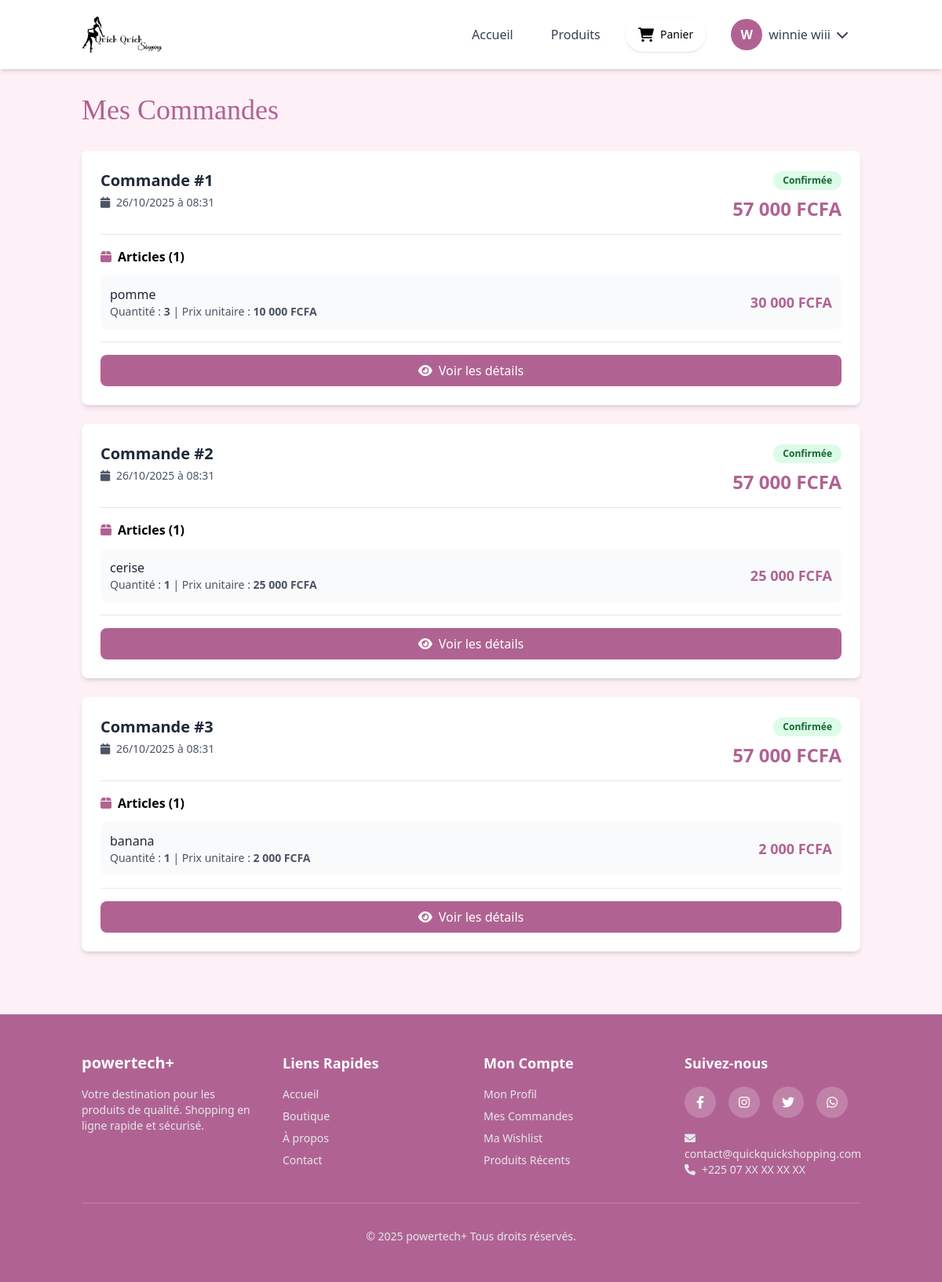
/orders.php (signed in), run on the app's committed database.
### tables this page shows
CREATE TABLE `users` (
  `id` int(11) NOT NULL,
  `name` varchar(100) NOT NULL,
  `email` varchar(100) NOT NULL,
  `password` varchar(255) NOT NULL,
  `role` enum('admin','seller','customer') NOT NULL DEFAULT 'customer',
  `phone` varchar(20) DEFAULT NULL,
  `address` text DEFAULT NULL,
  `status` enum('active','pending','suspended','rejected') DEFAULT 'active',
  `total_sales` decimal(12,2) DEFAULT 0.00,
  `created_at` timestamp NOT NULL DEFAULT current_timestamp(),
  `updated_at` timestamp NOT NULL DEFAULT current_timestamp() ON UPDATE current_timestamp()
);

CREATE TABLE `order_items` (
  `id` int(11) NOT NULL,
  `order_id` int(11) NOT NULL,
  `product_id` int(11) NOT NULL,
  `quantity` int(11) NOT NULL,
  `price` decimal(10,2) NOT NULL,
  `created_at` timestamp NOT NULL DEFAULT current_timestamp()
);

CREATE TABLE `products` (
  `id` int(11) NOT NULL,
  `name` varchar(200) NOT NULL,
  `description` text DEFAULT NULL,
  `price` decimal(10,2) NOT NULL,
  `image` varchar(255) DEFAULT NULL,
  `category_id` int(11) NOT NULL,
  `reference` varchar(100) DEFAULT NULL,
  `seller_id` int(11) NOT NULL,
  `stock_quantity` int(11) DEFAULT 0,
  `status` enum('active','pending','sold_out','deleted') DEFAULT 'pending',
  `created_at` timestamp NOT NULL DEFAULT current_timestamp(),
  `updated_at` timestamp NOT NULL DEFAULT current_timestamp() ON UPDATE current_timestamp()
);

CREATE TABLE `orders` (
  `id` int(11) NOT NULL,
  `customer_id` int(11) NOT NULL,
  `total_amount` decimal(10,2) NOT NULL,
  `status` enum('pending','confirmed','shipped','delivered','cancelled') DEFAULT 'pending',
  `payment_method` varchar(50) DEFAULT NULL,
  `payment_status` enum('pending','paid','failed','refunded') DEFAULT 'pending',
  `shipping_address` text DEFAULT NULL,
  `tracking_number` varchar(100) DEFAULT NULL,
  `created_at` timestamp NOT NULL DEFAULT current_timestamp(),
  `updated_at` timestamp NOT NULL DEFAULT current_timestamp() ON UPDATE current_timestamp()
);

### orders.php (the view, shortened to what this page needs)
<?php
include 'config/db.php';
$stmt = $bdd->prepare("
    SELECT o.*, oi.*, p.name as produit_nom
    FROM orders o
    LEFT JOIN order_items oi ON o.id = oi.order_id
    LEFT JOIN products p ON oi.product_id = p.id
    WHERE o.customer_id = ?
    ORDER BY o.created_at DESC
");
$stmt->execute([$_SESSION['user_id']]);
$commandes_data = $stmt->fetchAll(PDO::FETCH_ASSOC);
$commandes = [];
foreach ($commandes_data as $row) {
    $id = $row['id'];
    if (!isset($commandes[$id])) {
        $commandes[$id] = [
            'order_id' => $row['id'],
            'total' => $row['total_amount'],
            'status' => $row['status'],
            'date_commande' => $row['created_at'],
            'payment_status' => $row['payment_status'],
            'shipping_address' => $row['shipping_address'],
            'items' => []
        ];
    }
    if (!empty($row['produit_nom'])) {
        $commandes[$id]['items'][] = [
            'nom' => $row['produit_nom'],
            'quantite' => $row['quantity'],
            'prix' => $row['price']
        ];
    }
}
$stmt = $bdd->prepare("SELECT * FROM users WHERE id = ?");
$stmt->execute([$_SESSION['user_id']]);
$user = $stmt->fetch(PDO::FETCH_ASSOC);
?>
<!DOCTYPE html>
<html lang="fr">
<head>
    <script src="https://cdn.tailwindcss.com"></script>
    <link href="https://cdnjs.cloudflare.com/ajax/libs/font-awesome/6.0.0/css/all.min.css" rel="stylesheet">
</head>
<body class="bg-[#fdf1f7] min-h-screen">
    <header class="bg-white shadow-md sticky top-0 z-50">
        <div class="container mx-auto px-4 py-4">
            <div class="flex items-center justify-between">
                <a href="index.php" class="flex items-center space-x-2">
                    <img src="images/logo.png" alt="Logo" class="h-12">
                </a>
                <div class="flex items-center space-x-4">
                    <a href="index.php" class="px-4 py-2 text-gray-700 hover:text-[#b06393] transition">Accueil</a>
                    <a href="products_simple.php" class="px-4 py-2 text-gray-700 hover:text-[#b06393] transition">Produits</a>
                    <a href="cart.php" class="relative inline-flex items-center bg-orrose text-blanc px-4 py-2 rounded-full text-sm font-medium shadow hover:bg-nude hover:text-noir transition">
                        <i class="fas fa-shopping-cart mr-2 text-lg"></i>Panier
                    </a>
                    <div class="relative group">
                        <button class="flex items-center space-x-2 px-4 py-2 text-gray-700 hover:text-[#b06393] transition">
                            <div class="w-10 h-10 rounded-full bg-[#b06393] text-white flex items-center justify-center font-semibold">
                                <?= strtoupper(substr($user['name'], 0, 1)) ?>
                            </div>
                            <span class="hidden md:block"><?= htmlspecialchars($user['name']) ?></span>
                            <i class="fas fa-chevron-down"></i>
                        </button>
                    </div>
                </div>
            </div>
        </div>
    </header>
    <div class="container mx-auto px-4 py-8">
        <div class="max-w-5xl mx-auto">
            <h1 class="text-4xl font-serif text-[#b06393] mb-8">Mes Commandes</h1>
            <?php if (empty($commandes)): ?>
                <div class="bg-white rounded-lg shadow-md p-12 text-center">
                    <i class="fas fa-shopping-bag text-6xl text-gray-300 mb-4"></i>
                    <h3 class="text-2xl font-serif text-gray-700 mb-2">Aucune commande</h3>
                    <p class="text-gray-600 mb-6">Commencez à faire vos achats !</p>
                    <a href="products_simple.php" class="inline-block px-6 py-3 bg-[#b06393] text-white rounded-full hover:bg-[#d87eb6] transition">
                        Découvrir nos produits
                    </a>
                </div>
            <?php else: ?>
                <div class="space-y-6">
                    <?php foreach ($commandes as $commande): ?>
                        <div class="bg-white rounded-lg shadow-md p-6 mb-4">
                            <div class="flex justify-between items-start mb-4">
                                <div>
                                    <h3 class="text-xl font-semibold text-gray-800">Commande #<?= $commande['order_id'] ?></h3>
                                    <p class="text-sm text-gray-600 mt-1">
                                        <i class="fas fa-calendar mr-1"></i>
                                        <?= date('d/m/Y à H:i', strtotime($commande['date_commande'])) ?>
                                    </p>
                                </div>
                                <div class="text-right">
                                    <span class="inline-block px-3 py-1 rounded-full text-xs font-semibold
                                        <?= $commande['status'] === 'pending' ? 'bg-yellow-100 text-yellow-800' : '' ?>
                                        <?= $commande['status'] === 'confirmed' ? 'bg-green-100 text-green-800' : '' ?>
                                        <?= $commande['status'] === 'shipped' ? 'bg-blue-100 text-blue-800' : '' ?>
                                        <?= $commande['status'] === 'delivered' ? 'bg-green-100 text-green-800' : '' ?>
                                        <?= $commande['status'] === 'cancelled' ? 'bg-red-100 text-red-800' : '' ?>
                                    ">
                                        <?php
                                        $status_labels = [
                                            'pending' => 'En attente',
                                            'confirmed' => 'Confirmée',
                                            'shipped' => 'Expédiée',
                                            'delivered' => 'Livrée',
                                            'cancelled' => 'Annulée'
                                        ];
                                        echo $status_labels[$commande['status']] ?? ucfirst($commande['status']);
                                        ?>
                                    </span>
                                    <p class="text-2xl font-bold text-[#b06393] mt-2">
                                        <?= number_format($commande['total'], 0, ',', ' ') ?> FCFA
                                    </p>
                                </div>
                            </div>
                            <div class="border-t pt-4">
                                <h4 class="font-semibold mb-3 flex items-center">
                                    <i class="fas fa-box mr-2 text-[#b06393]"></i>
                                    Articles (<?= count($commande['items']) ?>)
                                </h4>
                                <div class="space-y-3">
                                    <?php foreach ($commande['items'] as $item): ?>
                                        <div class="flex justify-between items-center bg-gray-50 rounded-lg p-3">
                                            <div class="flex-1">
                                                <p class="font-medium text-gray-800"><?= htmlspecialchars($item['nom']) ?></p>
                                                <p class="text-sm text-gray-600">
                                                    Quantité : <span class="font-semibold"><?= $item['quantite'] ?></span>
                                                    | Prix unitaire : <span class="font-semibold"><?= number_format($item['prix'], 0, ',', ' ') ?> FCFA</span>
                                                </p>
                                            </div>
                                            <div class="text-right">
                                                <p class="text-lg font-bold text-[#b06393]">
                                                    <?= number_format($item['prix'] * $item['quantite'], 0, ',', ' ') ?> FCFA
                                                </p>
                                            </div>
                                        </div>
                                    <?php endforeach; ?>
                                </div>
                            </div>
                            <div class="mt-4 pt-4 border-t">
                                <button onclick="showOrderDetails(<?= $commande['order_id'] ?>)"
                                        class="w-full px-4 py-2 bg-[#b06393] text-white rounded-lg hover:bg-[#d87eb6] transition font-medium">
                                    <i class="fas fa-eye mr-2"></i>Voir les détails
                                </button>
                            </div>
                        </div>
                    <?php endforeach; ?>
                </div>
            <?php endif; ?>
        </div>
    </div>
    <?php include 'includes/footer.php'; ?>
</body>
</html>

### data on the page
users: name "W", name "winnie wiii"
order_items: product.name "pomme", quantity "3", price "10 000", $item['prix'] * $item['quantite'] "30 000"
order_items: id "2", date_commande "26/10/2025 à 08:31", order.status "Confirmée", order.total_amount "57 000", count($commande['items']) "1", product.name "cerise", quantity "1", price "25 000", $item['prix'] * $item['quantite'] "25 000"
order_items: product.name "banana", quantity "1", price "2 000", $item['prix'] * $item['quantite'] "2 000"

### other printed values
$commande['order_id'] "1"
date('d/m/Y à H:i', strtotime($commande['date_commande'])) "26/10/2025 à 08:31"
$status_labels[$commande['status']] "Confirmée"
$commande['total'] "57 000"
count($commande['items']) "1"
$commande['order_id'] "3"
